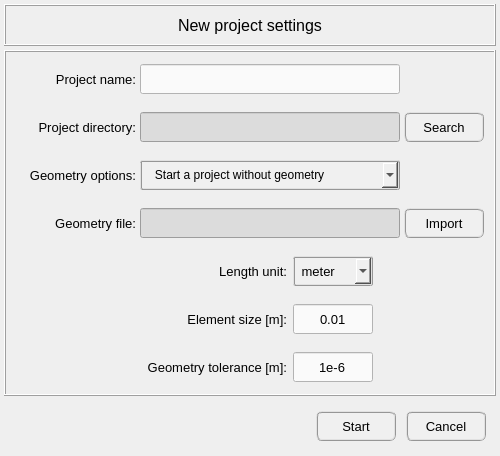
<?xml version="1.0" encoding="UTF-8"?>
<ui version="4.0">
 <class>Dialog</class>
 <widget class="QDialog" name="Dialog">
  <property name="geometry">
   <rect>
    <x>0</x>
    <y>0</y>
    <width>500</width>
    <height>456</height>
   </rect>
  </property>
  <property name="minimumSize">
   <size>
    <width>500</width>
    <height>456</height>
   </size>
  </property>
  <property name="maximumSize">
   <size>
    <width>500</width>
    <height>456</height>
   </size>
  </property>
  <property name="windowTitle">
   <string>OpenPulse</string>
  </property>
  <property name="styleSheet">
   <string notr="true"/>
  </property>
  <layout class="QGridLayout" name="gridLayout">
   <property name="leftMargin">
    <number>4</number>
   </property>
   <property name="topMargin">
    <number>4</number>
   </property>
   <property name="rightMargin">
    <number>4</number>
   </property>
   <property name="bottomMargin">
    <number>4</number>
   </property>
   <property name="spacing">
    <number>4</number>
   </property>
   <item row="0" column="0">
    <widget class="QFrame" name="frame_title">
     <property name="minimumSize">
      <size>
       <width>0</width>
       <height>42</height>
      </size>
     </property>
     <property name="maximumSize">
      <size>
       <width>16777215</width>
       <height>42</height>
      </size>
     </property>
     <property name="frameShape">
      <enum>QFrame::Box</enum>
     </property>
     <property name="frameShadow">
      <enum>QFrame::Raised</enum>
     </property>
     <layout class="QGridLayout" name="gridLayout_2">
      <property name="leftMargin">
       <number>4</number>
      </property>
      <property name="topMargin">
       <number>4</number>
      </property>
      <property name="rightMargin">
       <number>4</number>
      </property>
      <property name="bottomMargin">
       <number>4</number>
      </property>
      <property name="spacing">
       <number>4</number>
      </property>
      <item row="0" column="0">
       <widget class="QLabel" name="label">
        <property name="font">
         <font>
          <pointsize>12</pointsize>
          <weight>50</weight>
          <italic>false</italic>
          <bold>false</bold>
         </font>
        </property>
        <property name="frameShape">
         <enum>QFrame::NoFrame</enum>
        </property>
        <property name="frameShadow">
         <enum>QFrame::Raised</enum>
        </property>
        <property name="text">
         <string>New project settings</string>
        </property>
        <property name="alignment">
         <set>Qt::AlignCenter</set>
        </property>
       </widget>
      </item>
     </layout>
    </widget>
   </item>
   <item row="1" column="0">
    <widget class="QFrame" name="frame_center">
     <property name="minimumSize">
      <size>
       <width>0</width>
       <height>0</height>
      </size>
     </property>
     <property name="maximumSize">
      <size>
       <width>600</width>
       <height>360</height>
      </size>
     </property>
     <property name="frameShape">
      <enum>QFrame::Box</enum>
     </property>
     <property name="frameShadow">
      <enum>QFrame::Raised</enum>
     </property>
     <property name="lineWidth">
      <number>1</number>
     </property>
     <layout class="QGridLayout" name="gridLayout_4">
      <property name="leftMargin">
       <number>6</number>
      </property>
      <property name="topMargin">
       <number>6</number>
      </property>
      <property name="rightMargin">
       <number>6</number>
      </property>
      <property name="bottomMargin">
       <number>6</number>
      </property>
      <property name="spacing">
       <number>6</number>
      </property>
      <item row="9" column="0">
       <widget class="QFrame" name="frame_geometry_tolerance">
        <property name="minimumSize">
         <size>
          <width>0</width>
          <height>42</height>
         </size>
        </property>
        <property name="font">
         <font>
          <pointsize>10</pointsize>
         </font>
        </property>
        <property name="frameShape">
         <enum>QFrame::NoFrame</enum>
        </property>
        <property name="frameShadow">
         <enum>QFrame::Raised</enum>
        </property>
        <layout class="QGridLayout" name="gridLayout_10">
         <property name="leftMargin">
          <number>4</number>
         </property>
         <property name="topMargin">
          <number>4</number>
         </property>
         <property name="rightMargin">
          <number>4</number>
         </property>
         <property name="bottomMargin">
          <number>4</number>
         </property>
         <property name="horizontalSpacing">
          <number>6</number>
         </property>
         <property name="verticalSpacing">
          <number>4</number>
         </property>
         <item row="0" column="0">
          <widget class="QFrame" name="frame_14">
           <property name="frameShape">
            <enum>QFrame::NoFrame</enum>
           </property>
           <property name="frameShadow">
            <enum>QFrame::Raised</enum>
           </property>
          </widget>
         </item>
         <item row="0" column="1">
          <widget class="QLabel" name="label_geometry_tolerance">
           <property name="minimumSize">
            <size>
             <width>160</width>
             <height>30</height>
            </size>
           </property>
           <property name="maximumSize">
            <size>
             <width>160</width>
             <height>30</height>
            </size>
           </property>
           <property name="font">
            <font>
             <pointsize>10</pointsize>
            </font>
           </property>
           <property name="text">
            <string>Geometry tolerance [m]:</string>
           </property>
           <property name="alignment">
            <set>Qt::AlignRight|Qt::AlignTrailing|Qt::AlignVCenter</set>
           </property>
          </widget>
         </item>
         <item row="0" column="2">
          <widget class="QLineEdit" name="lineEdit_geometry_tolerance">
           <property name="enabled">
            <bool>true</bool>
           </property>
           <property name="minimumSize">
            <size>
             <width>80</width>
             <height>30</height>
            </size>
           </property>
           <property name="maximumSize">
            <size>
             <width>80</width>
             <height>30</height>
            </size>
           </property>
           <property name="font">
            <font>
             <family>MS Shell Dlg 2</family>
             <pointsize>10</pointsize>
             <weight>50</weight>
             <italic>false</italic>
             <bold>false</bold>
            </font>
           </property>
           <property name="layoutDirection">
            <enum>Qt::LeftToRight</enum>
           </property>
           <property name="styleSheet">
            <string notr="true">QLineEdit{color: rgb(0, 0, 0); background-color: rgb(250, 250, 250)}
QLineEdit:disabled{color: rgb(100, 100, 100); background-color: rgb(220, 220, 220)}</string>
           </property>
           <property name="inputMethodHints">
            <set>Qt::ImhNone</set>
           </property>
           <property name="text">
            <string>1e-6</string>
           </property>
           <property name="maxLength">
            <number>20</number>
           </property>
           <property name="frame">
            <bool>true</bool>
           </property>
           <property name="cursorPosition">
            <number>4</number>
           </property>
           <property name="alignment">
            <set>Qt::AlignCenter</set>
           </property>
           <property name="placeholderText">
            <string>&lt; Insert a value &gt;</string>
           </property>
          </widget>
         </item>
         <item row="0" column="3">
          <widget class="QFrame" name="frame_15">
           <property name="frameShape">
            <enum>QFrame::NoFrame</enum>
           </property>
           <property name="frameShadow">
            <enum>QFrame::Raised</enum>
           </property>
          </widget>
         </item>
        </layout>
       </widget>
      </item>
      <item row="3" column="0">
       <widget class="QFrame" name="frame_project_name">
        <property name="minimumSize">
         <size>
          <width>0</width>
          <height>42</height>
         </size>
        </property>
        <property name="frameShape">
         <enum>QFrame::NoFrame</enum>
        </property>
        <property name="frameShadow">
         <enum>QFrame::Raised</enum>
        </property>
        <layout class="QGridLayout" name="gridLayout_3">
         <property name="leftMargin">
          <number>4</number>
         </property>
         <property name="topMargin">
          <number>4</number>
         </property>
         <property name="rightMargin">
          <number>4</number>
         </property>
         <property name="bottomMargin">
          <number>4</number>
         </property>
         <property name="spacing">
          <number>4</number>
         </property>
         <item row="0" column="0">
          <widget class="QLabel" name="label_project_name">
           <property name="minimumSize">
            <size>
             <width>120</width>
             <height>30</height>
            </size>
           </property>
           <property name="maximumSize">
            <size>
             <width>120</width>
             <height>30</height>
            </size>
           </property>
           <property name="font">
            <font>
             <pointsize>10</pointsize>
            </font>
           </property>
           <property name="text">
            <string>Project name:</string>
           </property>
           <property name="alignment">
            <set>Qt::AlignRight|Qt::AlignTrailing|Qt::AlignVCenter</set>
           </property>
          </widget>
         </item>
         <item row="0" column="2">
          <widget class="QFrame" name="frame_4">
           <property name="minimumSize">
            <size>
             <width>80</width>
             <height>0</height>
            </size>
           </property>
           <property name="maximumSize">
            <size>
             <width>80</width>
             <height>16777215</height>
            </size>
           </property>
           <property name="frameShape">
            <enum>QFrame::NoFrame</enum>
           </property>
           <property name="frameShadow">
            <enum>QFrame::Raised</enum>
           </property>
          </widget>
         </item>
         <item row="0" column="1">
          <widget class="QLineEdit" name="lineEdit_project_name">
           <property name="minimumSize">
            <size>
             <width>260</width>
             <height>30</height>
            </size>
           </property>
           <property name="maximumSize">
            <size>
             <width>260</width>
             <height>30</height>
            </size>
           </property>
           <property name="font">
            <font>
             <family>MS Shell Dlg 2</family>
             <pointsize>10</pointsize>
             <weight>50</weight>
             <italic>false</italic>
             <bold>false</bold>
            </font>
           </property>
           <property name="styleSheet">
            <string notr="true">QLineEdit{color: rgb(0, 0, 0); background-color: rgb(250, 250, 250)}
QLineEdit:disabled{color: rgb(100, 100, 100); background-color: rgb(220, 220, 220)}</string>
           </property>
           <property name="text">
            <string/>
           </property>
           <property name="frame">
            <bool>true</bool>
           </property>
           <property name="alignment">
            <set>Qt::AlignCenter</set>
           </property>
          </widget>
         </item>
        </layout>
       </widget>
      </item>
      <item row="6" column="0">
       <widget class="QFrame" name="frame_geometry_file">
        <property name="minimumSize">
         <size>
          <width>0</width>
          <height>42</height>
         </size>
        </property>
        <property name="frameShape">
         <enum>QFrame::NoFrame</enum>
        </property>
        <property name="frameShadow">
         <enum>QFrame::Raised</enum>
        </property>
        <layout class="QGridLayout" name="gridLayout_8">
         <property name="leftMargin">
          <number>4</number>
         </property>
         <property name="topMargin">
          <number>4</number>
         </property>
         <property name="rightMargin">
          <number>4</number>
         </property>
         <property name="bottomMargin">
          <number>4</number>
         </property>
         <property name="spacing">
          <number>4</number>
         </property>
         <item row="0" column="0">
          <widget class="QLabel" name="label_geometry_file">
           <property name="minimumSize">
            <size>
             <width>120</width>
             <height>30</height>
            </size>
           </property>
           <property name="maximumSize">
            <size>
             <width>120</width>
             <height>30</height>
            </size>
           </property>
           <property name="font">
            <font>
             <pointsize>10</pointsize>
            </font>
           </property>
           <property name="text">
            <string>Geometry file:</string>
           </property>
           <property name="alignment">
            <set>Qt::AlignRight|Qt::AlignTrailing|Qt::AlignVCenter</set>
           </property>
          </widget>
         </item>
         <item row="0" column="1">
          <widget class="QLineEdit" name="lineEdit_geometry_path">
           <property name="enabled">
            <bool>false</bool>
           </property>
           <property name="sizePolicy">
            <sizepolicy hsizetype="Expanding" vsizetype="Expanding">
             <horstretch>0</horstretch>
             <verstretch>0</verstretch>
            </sizepolicy>
           </property>
           <property name="minimumSize">
            <size>
             <width>260</width>
             <height>30</height>
            </size>
           </property>
           <property name="maximumSize">
            <size>
             <width>260</width>
             <height>30</height>
            </size>
           </property>
           <property name="sizeIncrement">
            <size>
             <width>0</width>
             <height>1</height>
            </size>
           </property>
           <property name="font">
            <font>
             <family>MS Shell Dlg 2</family>
             <pointsize>10</pointsize>
             <weight>50</weight>
             <italic>false</italic>
             <bold>false</bold>
            </font>
           </property>
           <property name="toolTip">
            <string>&lt;html&gt;&lt;head/&gt;&lt;body&gt;&lt;p&gt;Geometry file&lt;/p&gt;&lt;/body&gt;&lt;/html&gt;</string>
           </property>
           <property name="styleSheet">
            <string notr="true">QLineEdit{color: rgb(0, 0, 0); background-color: rgb(250, 250, 250)}
QLineEdit:disabled{color: rgb(100, 100, 100); background-color: rgb(220, 220, 220)}</string>
           </property>
           <property name="alignment">
            <set>Qt::AlignCenter</set>
           </property>
          </widget>
         </item>
         <item row="0" column="2">
          <widget class="QPushButton" name="pushButton_import_geometry">
           <property name="enabled">
            <bool>true</bool>
           </property>
           <property name="sizePolicy">
            <sizepolicy hsizetype="Expanding" vsizetype="Expanding">
             <horstretch>0</horstretch>
             <verstretch>0</verstretch>
            </sizepolicy>
           </property>
           <property name="minimumSize">
            <size>
             <width>80</width>
             <height>30</height>
            </size>
           </property>
           <property name="maximumSize">
            <size>
             <width>80</width>
             <height>30</height>
            </size>
           </property>
           <property name="sizeIncrement">
            <size>
             <width>0</width>
             <height>1</height>
            </size>
           </property>
           <property name="font">
            <font>
             <pointsize>10</pointsize>
            </font>
           </property>
           <property name="styleSheet">
            <string notr="true">QPushButton{border-radius: 6px; border-color: rgb(150, 150, 150); border-style: ridge; border-width: 2px; color: rgb(0, 0, 0); background-color: rgb(240, 240, 240)}
QPushButton:hover{border-radius: 6px; border-color: rgb(0, 170, 255); border-style: ridge; border-width: 2px; color: rgb(0, 0, 0); background-color: rgba(174, 213, 255, 100)}
QPushButton:pressed{border-radius: 6px; border-color: rgb(0, 170, 255); border-style: ridge; border-width: 2px; color: rgb(0, 0, 0); background-color: rgb(174, 213, 255)}
QPushButton:disabled{border-radius: 6px; border-color: rgb(150, 150, 150); border-style: ridge; border-width: 0px; color: rgb(150,150, 150); background-color: rgb(220, 220, 220)}</string>
           </property>
           <property name="text">
            <string>Import</string>
           </property>
           <property name="icon">
            <iconset>
             <normaloff>../../../../data/icons/020-search.png</normaloff>../../../../data/icons/020-search.png</iconset>
           </property>
          </widget>
         </item>
        </layout>
       </widget>
      </item>
      <item row="8" column="0">
       <widget class="QFrame" name="frame_element_size">
        <property name="minimumSize">
         <size>
          <width>0</width>
          <height>42</height>
         </size>
        </property>
        <property name="font">
         <font>
          <pointsize>10</pointsize>
         </font>
        </property>
        <property name="frameShape">
         <enum>QFrame::NoFrame</enum>
        </property>
        <property name="frameShadow">
         <enum>QFrame::Raised</enum>
        </property>
        <layout class="QGridLayout" name="gridLayout_9">
         <property name="leftMargin">
          <number>4</number>
         </property>
         <property name="topMargin">
          <number>4</number>
         </property>
         <property name="rightMargin">
          <number>4</number>
         </property>
         <property name="bottomMargin">
          <number>4</number>
         </property>
         <property name="horizontalSpacing">
          <number>6</number>
         </property>
         <property name="verticalSpacing">
          <number>4</number>
         </property>
         <item row="0" column="0">
          <widget class="QFrame" name="frame_11">
           <property name="frameShape">
            <enum>QFrame::NoFrame</enum>
           </property>
           <property name="frameShadow">
            <enum>QFrame::Raised</enum>
           </property>
          </widget>
         </item>
         <item row="0" column="2">
          <widget class="QLineEdit" name="lineEdit_element_size">
           <property name="enabled">
            <bool>true</bool>
           </property>
           <property name="minimumSize">
            <size>
             <width>80</width>
             <height>30</height>
            </size>
           </property>
           <property name="maximumSize">
            <size>
             <width>80</width>
             <height>30</height>
            </size>
           </property>
           <property name="font">
            <font>
             <family>MS Shell Dlg 2</family>
             <pointsize>10</pointsize>
             <weight>50</weight>
             <italic>false</italic>
             <bold>false</bold>
            </font>
           </property>
           <property name="layoutDirection">
            <enum>Qt::LeftToRight</enum>
           </property>
           <property name="styleSheet">
            <string notr="true">QLineEdit{color: rgb(0, 0, 0); background-color: rgb(250, 250, 250)}
QLineEdit:disabled{color: rgb(100, 100, 100); background-color: rgb(220, 220, 220)}</string>
           </property>
           <property name="inputMethodHints">
            <set>Qt::ImhNone</set>
           </property>
           <property name="text">
            <string>0.01</string>
           </property>
           <property name="maxLength">
            <number>20</number>
           </property>
           <property name="frame">
            <bool>true</bool>
           </property>
           <property name="cursorPosition">
            <number>4</number>
           </property>
           <property name="alignment">
            <set>Qt::AlignCenter</set>
           </property>
           <property name="placeholderText">
            <string>&lt; Insert a value &gt;</string>
           </property>
          </widget>
         </item>
         <item row="0" column="1">
          <widget class="QLabel" name="label_element_size">
           <property name="minimumSize">
            <size>
             <width>160</width>
             <height>30</height>
            </size>
           </property>
           <property name="maximumSize">
            <size>
             <width>160</width>
             <height>30</height>
            </size>
           </property>
           <property name="font">
            <font>
             <pointsize>10</pointsize>
            </font>
           </property>
           <property name="text">
            <string>Element size [m]:</string>
           </property>
           <property name="alignment">
            <set>Qt::AlignRight|Qt::AlignTrailing|Qt::AlignVCenter</set>
           </property>
          </widget>
         </item>
         <item row="0" column="3">
          <widget class="QFrame" name="frame_12">
           <property name="frameShape">
            <enum>QFrame::NoFrame</enum>
           </property>
           <property name="frameShadow">
            <enum>QFrame::Raised</enum>
           </property>
          </widget>
         </item>
        </layout>
       </widget>
      </item>
      <item row="4" column="0">
       <widget class="QFrame" name="frame_project_directory">
        <property name="minimumSize">
         <size>
          <width>0</width>
          <height>42</height>
         </size>
        </property>
        <property name="frameShape">
         <enum>QFrame::NoFrame</enum>
        </property>
        <property name="frameShadow">
         <enum>QFrame::Raised</enum>
        </property>
        <layout class="QGridLayout" name="gridLayout_7">
         <property name="leftMargin">
          <number>4</number>
         </property>
         <property name="topMargin">
          <number>4</number>
         </property>
         <property name="rightMargin">
          <number>4</number>
         </property>
         <property name="bottomMargin">
          <number>4</number>
         </property>
         <property name="spacing">
          <number>4</number>
         </property>
         <item row="0" column="0">
          <widget class="QLabel" name="label_project_directory">
           <property name="minimumSize">
            <size>
             <width>120</width>
             <height>30</height>
            </size>
           </property>
           <property name="maximumSize">
            <size>
             <width>120</width>
             <height>30</height>
            </size>
           </property>
           <property name="font">
            <font>
             <pointsize>10</pointsize>
            </font>
           </property>
           <property name="text">
            <string>Project directory:</string>
           </property>
           <property name="alignment">
            <set>Qt::AlignRight|Qt::AlignTrailing|Qt::AlignVCenter</set>
           </property>
          </widget>
         </item>
         <item row="0" column="1">
          <widget class="QLineEdit" name="lineEdit_project_folder">
           <property name="enabled">
            <bool>false</bool>
           </property>
           <property name="minimumSize">
            <size>
             <width>260</width>
             <height>30</height>
            </size>
           </property>
           <property name="maximumSize">
            <size>
             <width>260</width>
             <height>30</height>
            </size>
           </property>
           <property name="font">
            <font>
             <family>MS Shell Dlg 2</family>
             <pointsize>10</pointsize>
             <weight>50</weight>
             <italic>false</italic>
             <bold>false</bold>
            </font>
           </property>
           <property name="styleSheet">
            <string notr="true">QLineEdit{color: rgb(0, 0, 0); background-color: rgb(250, 250, 250)}
QLineEdit:disabled{color: rgb(100, 100, 100); background-color: rgb(220, 220, 220)}</string>
           </property>
           <property name="frame">
            <bool>true</bool>
           </property>
           <property name="alignment">
            <set>Qt::AlignCenter</set>
           </property>
          </widget>
         </item>
         <item row="0" column="2">
          <widget class="QPushButton" name="pushButton_search_project_folder">
           <property name="sizePolicy">
            <sizepolicy hsizetype="Expanding" vsizetype="Expanding">
             <horstretch>0</horstretch>
             <verstretch>0</verstretch>
            </sizepolicy>
           </property>
           <property name="minimumSize">
            <size>
             <width>80</width>
             <height>30</height>
            </size>
           </property>
           <property name="maximumSize">
            <size>
             <width>80</width>
             <height>30</height>
            </size>
           </property>
           <property name="sizeIncrement">
            <size>
             <width>0</width>
             <height>1</height>
            </size>
           </property>
           <property name="font">
            <font>
             <family>MS Shell Dlg 2</family>
             <pointsize>10</pointsize>
             <weight>50</weight>
             <italic>false</italic>
             <bold>false</bold>
            </font>
           </property>
           <property name="styleSheet">
            <string notr="true">QPushButton{border-radius: 6px; border-color: rgb(150, 150, 150); border-style: ridge; border-width: 2px; color: rgb(0, 0, 0); background-color: rgb(240, 240, 240)}
QPushButton:hover{border-radius: 6px; border-color: rgb(0, 170, 255); border-style: ridge; border-width: 2px; color: rgb(0, 0, 0); background-color: rgba(174, 213, 255, 100)}
QPushButton:pressed{border-radius: 6px; border-color: rgb(0, 170, 255); border-style: ridge; border-width: 2px; color: rgb(0, 0, 0); background-color: rgb(174, 213, 255)}
QPushButton:disabled{border-radius: 6px; border-color: rgb(150, 150, 150); border-style: ridge; border-width: 0px; color: rgb(150,150, 150); background-color: rgb(220, 220, 220)}</string>
           </property>
           <property name="text">
            <string>Search</string>
           </property>
           <property name="icon">
            <iconset>
             <normaloff>../../../../data/icons/020-search.png</normaloff>../../../../data/icons/020-search.png</iconset>
           </property>
          </widget>
         </item>
        </layout>
       </widget>
      </item>
      <item row="5" column="0">
       <widget class="QFrame" name="frame_start_config">
        <property name="minimumSize">
         <size>
          <width>0</width>
          <height>42</height>
         </size>
        </property>
        <property name="frameShape">
         <enum>QFrame::NoFrame</enum>
        </property>
        <property name="frameShadow">
         <enum>QFrame::Raised</enum>
        </property>
        <layout class="QGridLayout" name="gridLayout_5">
         <property name="leftMargin">
          <number>4</number>
         </property>
         <property name="topMargin">
          <number>4</number>
         </property>
         <property name="rightMargin">
          <number>4</number>
         </property>
         <property name="bottomMargin">
          <number>4</number>
         </property>
         <property name="spacing">
          <number>4</number>
         </property>
         <item row="0" column="1">
          <widget class="QComboBox" name="comboBox_start_project">
           <property name="minimumSize">
            <size>
             <width>260</width>
             <height>30</height>
            </size>
           </property>
           <property name="maximumSize">
            <size>
             <width>260</width>
             <height>30</height>
            </size>
           </property>
           <property name="styleSheet">
            <string notr="true">QComboBox{border-radius: 2px; border-color: rgb(150, 150, 150); border-style: ridge; border-width: 2px; color: rgb(0, 0, 0); background-color: rgb(240, 240, 240); font: 75 10pt &quot;MS Shell Dlg 2&quot;}
QComboBox:hover{border-radius: 2px; border-color: rgb(0, 170, 255); border-style: ridge; border-width: 2px; color: rgb(0, 0, 0); background-color: rgba(174, 213, 255, 100); font: 75 10pt &quot;MS Shell Dlg 2&quot;}
QComboBox:pressed{border-radius: 2px; border-color: rgb(0, 170, 255); border-style: ridge; border-width: 3px; color: rgb(0, 0, 0); background-color: rgb(174, 213, 255); font: 75 10pt &quot;MS Shell Dlg 2&quot;}</string>
           </property>
           <item>
            <property name="text">
             <string>   Start a project without geometry</string>
            </property>
           </item>
           <item>
            <property name="text">
             <string>   Start a project with geometry file</string>
            </property>
           </item>
          </widget>
         </item>
         <item row="0" column="2">
          <widget class="QFrame" name="frame_7">
           <property name="minimumSize">
            <size>
             <width>80</width>
             <height>0</height>
            </size>
           </property>
           <property name="maximumSize">
            <size>
             <width>80</width>
             <height>16777215</height>
            </size>
           </property>
           <property name="frameShape">
            <enum>QFrame::NoFrame</enum>
           </property>
           <property name="frameShadow">
            <enum>QFrame::Raised</enum>
           </property>
          </widget>
         </item>
         <item row="0" column="0">
          <widget class="QLabel" name="label_project_name_2">
           <property name="minimumSize">
            <size>
             <width>120</width>
             <height>30</height>
            </size>
           </property>
           <property name="maximumSize">
            <size>
             <width>120</width>
             <height>30</height>
            </size>
           </property>
           <property name="font">
            <font>
             <pointsize>10</pointsize>
            </font>
           </property>
           <property name="text">
            <string>Geometry options:</string>
           </property>
           <property name="alignment">
            <set>Qt::AlignRight|Qt::AlignTrailing|Qt::AlignVCenter</set>
           </property>
          </widget>
         </item>
        </layout>
       </widget>
      </item>
      <item row="7" column="0">
       <widget class="QFrame" name="frame_element_size_2">
        <property name="minimumSize">
         <size>
          <width>0</width>
          <height>42</height>
         </size>
        </property>
        <property name="font">
         <font>
          <pointsize>10</pointsize>
         </font>
        </property>
        <property name="frameShape">
         <enum>QFrame::NoFrame</enum>
        </property>
        <property name="frameShadow">
         <enum>QFrame::Raised</enum>
        </property>
        <layout class="QGridLayout" name="gridLayout_11">
         <property name="leftMargin">
          <number>4</number>
         </property>
         <property name="topMargin">
          <number>4</number>
         </property>
         <property name="rightMargin">
          <number>4</number>
         </property>
         <property name="bottomMargin">
          <number>4</number>
         </property>
         <property name="horizontalSpacing">
          <number>6</number>
         </property>
         <property name="verticalSpacing">
          <number>4</number>
         </property>
         <item row="0" column="3">
          <widget class="QFrame" name="frame_16">
           <property name="frameShape">
            <enum>QFrame::NoFrame</enum>
           </property>
           <property name="frameShadow">
            <enum>QFrame::Raised</enum>
           </property>
          </widget>
         </item>
         <item row="0" column="0">
          <widget class="QFrame" name="frame_13">
           <property name="frameShape">
            <enum>QFrame::NoFrame</enum>
           </property>
           <property name="frameShadow">
            <enum>QFrame::Raised</enum>
           </property>
          </widget>
         </item>
         <item row="0" column="1">
          <widget class="QLabel" name="label_length_unit">
           <property name="minimumSize">
            <size>
             <width>160</width>
             <height>30</height>
            </size>
           </property>
           <property name="maximumSize">
            <size>
             <width>160</width>
             <height>30</height>
            </size>
           </property>
           <property name="font">
            <font>
             <pointsize>10</pointsize>
            </font>
           </property>
           <property name="text">
            <string>Length unit:</string>
           </property>
           <property name="alignment">
            <set>Qt::AlignRight|Qt::AlignTrailing|Qt::AlignVCenter</set>
           </property>
          </widget>
         </item>
         <item row="0" column="2">
          <widget class="QComboBox" name="comboBox_length_unit">
           <property name="minimumSize">
            <size>
             <width>80</width>
             <height>30</height>
            </size>
           </property>
           <property name="maximumSize">
            <size>
             <width>80</width>
             <height>30</height>
            </size>
           </property>
           <property name="styleSheet">
            <string notr="true">QComboBox{border-radius: 2px; border-color: rgb(150, 150, 150); border-style: ridge; border-width: 2px; color: rgb(0, 0, 0); background-color: rgb(240, 240, 240); font: 75 10pt &quot;MS Shell Dlg 2&quot;}
QComboBox:hover{border-radius: 2px; border-color: rgb(0, 170, 255); border-style: ridge; border-width: 2px; color: rgb(0, 0, 0); background-color: rgba(174, 213, 255, 100); font: 75 10pt &quot;MS Shell Dlg 2&quot;}
QComboBox:pressed{border-radius: 2px; border-color: rgb(0, 170, 255); border-style: ridge; border-width: 3px; color: rgb(0, 0, 0); background-color: rgb(174, 213, 255); font: 75 10pt &quot;MS Shell Dlg 2&quot;}</string>
           </property>
           <item>
            <property name="text">
             <string> meter</string>
            </property>
           </item>
           <item>
            <property name="text">
             <string> milimiter</string>
            </property>
           </item>
           <item>
            <property name="text">
             <string> inch</string>
            </property>
           </item>
          </widget>
         </item>
        </layout>
       </widget>
      </item>
     </layout>
    </widget>
   </item>
   <item row="2" column="0">
    <widget class="QFrame" name="frame_buttons">
     <property name="minimumSize">
      <size>
       <width>0</width>
       <height>52</height>
      </size>
     </property>
     <property name="maximumSize">
      <size>
       <width>16777215</width>
       <height>52</height>
      </size>
     </property>
     <property name="frameShape">
      <enum>QFrame::NoFrame</enum>
     </property>
     <property name="frameShadow">
      <enum>QFrame::Raised</enum>
     </property>
     <layout class="QGridLayout" name="gridLayout_6">
      <property name="leftMargin">
       <number>10</number>
      </property>
      <property name="topMargin">
       <number>0</number>
      </property>
      <property name="rightMargin">
       <number>10</number>
      </property>
      <property name="bottomMargin">
       <number>0</number>
      </property>
      <property name="horizontalSpacing">
       <number>10</number>
      </property>
      <item row="0" column="1">
       <widget class="QPushButton" name="pushButton_start_project">
        <property name="sizePolicy">
         <sizepolicy hsizetype="Expanding" vsizetype="Expanding">
          <horstretch>0</horstretch>
          <verstretch>0</verstretch>
         </sizepolicy>
        </property>
        <property name="minimumSize">
         <size>
          <width>80</width>
          <height>30</height>
         </size>
        </property>
        <property name="maximumSize">
         <size>
          <width>80</width>
          <height>30</height>
         </size>
        </property>
        <property name="sizeIncrement">
         <size>
          <width>0</width>
          <height>1</height>
         </size>
        </property>
        <property name="font">
         <font>
          <pointsize>10</pointsize>
         </font>
        </property>
        <property name="styleSheet">
         <string notr="true">QPushButton{border-radius: 6px; border-color: rgb(150, 150, 150); border-style: ridge; border-width: 2px; color: rgb(0, 0, 0); background-color: rgb(240, 240, 240)}
QPushButton:hover{border-radius: 6px; border-color: rgb(0, 170, 255); border-style: ridge; border-width: 2px; color: rgb(0, 0, 0); background-color: rgba(174, 213, 255, 100)}
QPushButton:pressed{border-radius: 6px; border-color: rgb(0, 170, 255); border-style: ridge; border-width: 2px; color: rgb(0, 0, 0); background-color: rgb(174, 213, 255)}
QPushButton:disabled{border-radius: 6px; border-color: rgb(150, 150, 150); border-style: ridge; border-width: 0px; color: rgb(150,150, 150); background-color: rgb(220, 220, 220)}</string>
        </property>
        <property name="text">
         <string>Start</string>
        </property>
       </widget>
      </item>
      <item row="0" column="2">
       <widget class="QPushButton" name="pushButton_cancel">
        <property name="sizePolicy">
         <sizepolicy hsizetype="Expanding" vsizetype="Expanding">
          <horstretch>0</horstretch>
          <verstretch>0</verstretch>
         </sizepolicy>
        </property>
        <property name="minimumSize">
         <size>
          <width>80</width>
          <height>30</height>
         </size>
        </property>
        <property name="maximumSize">
         <size>
          <width>80</width>
          <height>30</height>
         </size>
        </property>
        <property name="sizeIncrement">
         <size>
          <width>0</width>
          <height>1</height>
         </size>
        </property>
        <property name="font">
         <font>
          <pointsize>10</pointsize>
         </font>
        </property>
        <property name="styleSheet">
         <string notr="true">QPushButton{border-radius: 6px; border-color: rgb(150, 150, 150); border-style: ridge; border-width: 2px; color: rgb(0, 0, 0); background-color: rgb(240, 240, 240)}
QPushButton:hover{border-radius: 6px; border-color: rgb(0, 170, 255); border-style: ridge; border-width: 2px; color: rgb(0, 0, 0); background-color: rgba(174, 213, 255, 100)}
QPushButton:pressed{border-radius: 6px; border-color: rgb(0, 170, 255); border-style: ridge; border-width: 2px; color: rgb(0, 0, 0); background-color: rgb(174, 213, 255)}
QPushButton:disabled{border-radius: 6px; border-color: rgb(150, 150, 150); border-style: ridge; border-width: 0px; color: rgb(150,150, 150); background-color: rgb(220, 220, 220)}</string>
        </property>
        <property name="text">
         <string>Cancel</string>
        </property>
       </widget>
      </item>
      <item row="0" column="0">
       <spacer name="horizontalSpacer">
        <property name="orientation">
         <enum>Qt::Horizontal</enum>
        </property>
        <property name="sizeHint" stdset="0">
         <size>
          <width>40</width>
          <height>20</height>
         </size>
        </property>
       </spacer>
      </item>
     </layout>
    </widget>
   </item>
  </layout>
 </widget>
 <tabstops>
  <tabstop>lineEdit_project_name</tabstop>
  <tabstop>pushButton_search_project_folder</tabstop>
  <tabstop>comboBox_start_project</tabstop>
  <tabstop>pushButton_import_geometry</tabstop>
  <tabstop>lineEdit_element_size</tabstop>
  <tabstop>lineEdit_geometry_tolerance</tabstop>
  <tabstop>pushButton_start_project</tabstop>
  <tabstop>pushButton_cancel</tabstop>
  <tabstop>lineEdit_project_folder</tabstop>
  <tabstop>lineEdit_geometry_path</tabstop>
 </tabstops>
 <resources/>
 <connections/>
</ui>
